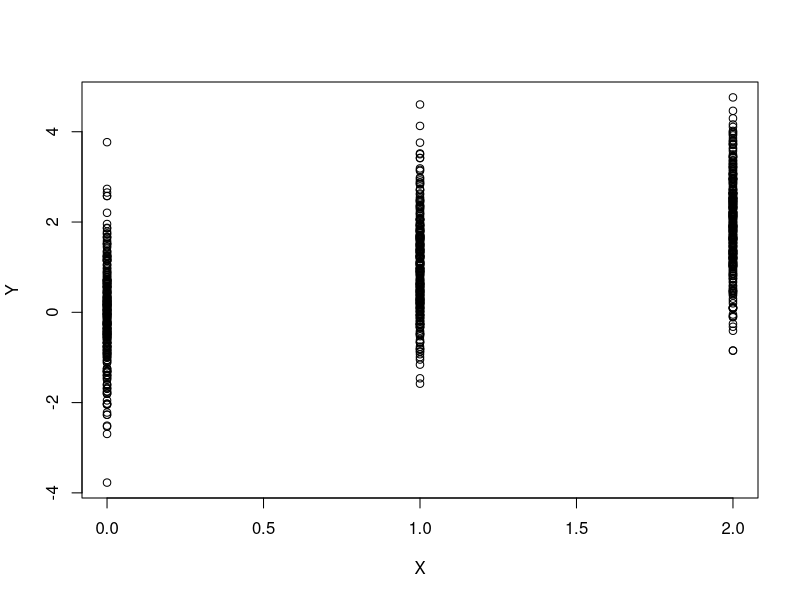
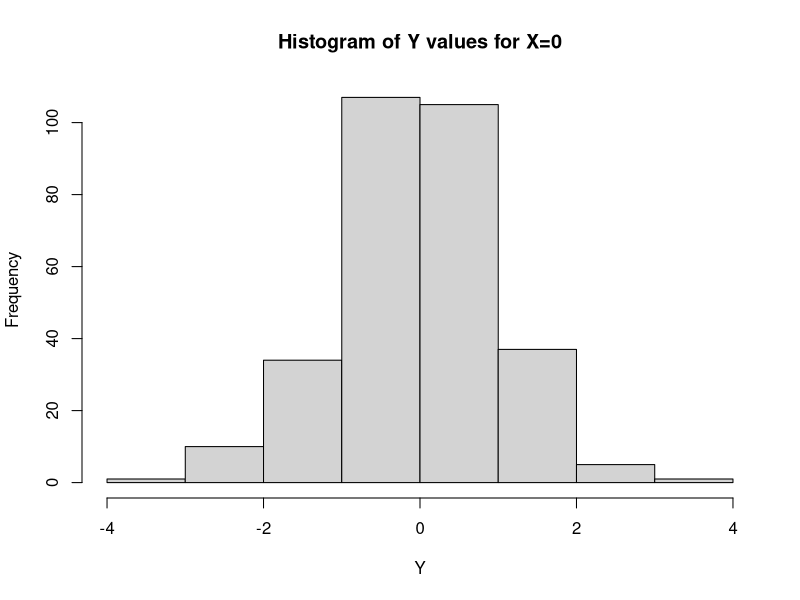
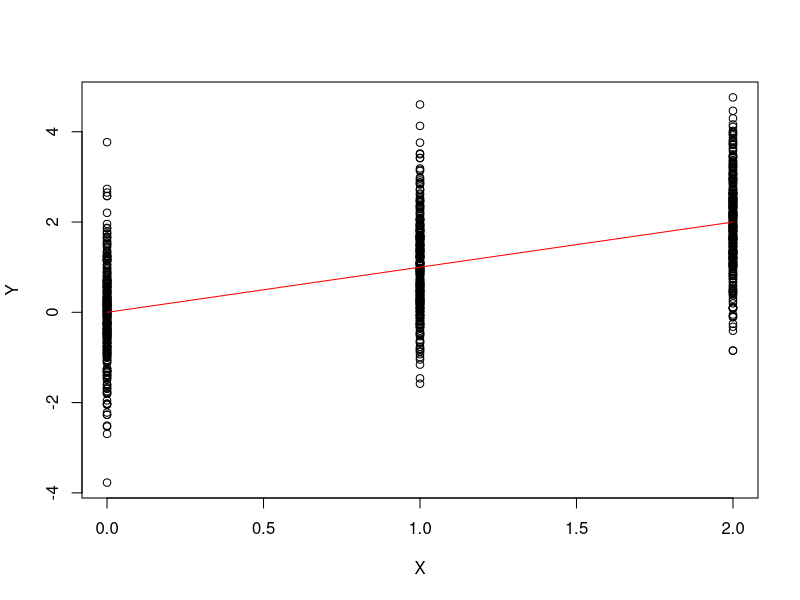
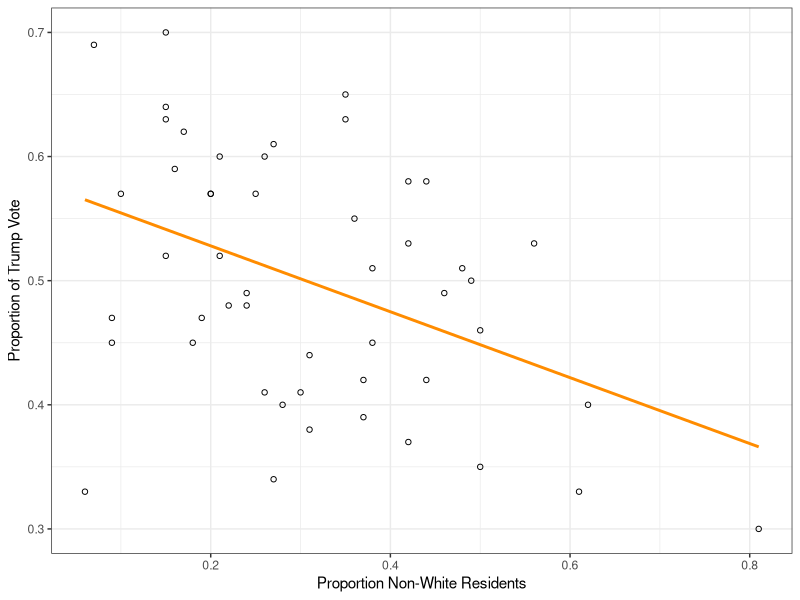

These figures' R source, in order:
## ---- chunk 1
knitr::opts_chunk$set(echo = TRUE)
## ---- chunk 2
set.seed(45) # Sets random number generator seed for reproducibility. 
X=rep(c(0,1,2),300) # Generates 300 copies of the list 0,1,2
n=length(X)  # Could set n = 900 but this is better in case we change X
Y=X+rnorm(n) # Adds random noise
plot(X,Y)   # R basic plotting function
## ---- chunk 3
hist(Y[X==0],main="Histogram of Y values for X=0",xlab="Y")
## ---- chunk 4
c(X[1],Y[1])
## ---- chunk 5
c(mean(Y[X==0]),mean(Y[X==1]),mean(Y[X==2]))
## ---- chunk 6
c(sd(Y[X==0]),sd(Y[X==1]),sd(Y[X==2]))

## ---- chunk 7
plot(X,Y)
lines(X,X,col='red')
## ---- chunk 8
election2016=read.csv('../Datasets/election2016.csv')
head(election2016)
## ---- chunk 9
library(tidyverse)
## ---- chunk 10
ggplot(election2016,aes(x=non.white,y=trump.vote))+
  geom_point(shape=1)+
  labs(x="Proportion Non-White Residents",y="Proportion of Trump Vote")+
  geom_smooth(method="lm",se=FALSE,col="darkorange")+
  theme_bw()

## ---- chunk 11
y=election2016$trump.vote
x=election2016$non.white
yhat=0.57-0.25*x
data.frame(state=election2016$state,actual=y,predicted=yhat)
## ---- chunk 12
mse=mean((y-yhat)^2)
mse
## ---- chunk 13
lm(y~x)
## ---- chunk 14
yhat_lm=0.5811-0.2655*x
mse_lm=mean((y-yhat_lm)^2)
c(mse,mse_lm)
## ---- chunk 15
trump_lm=lm(y~x)
yhat_lm=predict(trump_lm)
mean((y-yhat_lm)^2)
## ---- chunk 16
rmse_lm=sqrt(mean((y-yhat_lm)^2))
rmse_lm
## ---- chunk 17
mean(abs(y-yhat_lm))
